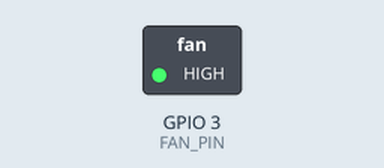
Simulated run of this program. Board: Raspberry Pi (BCM pin numbers). On the bench: switched loads named in the program (green lamp = pin HIGH). Dashed ring = blinking.

Above: at 0.5 s.
Timing chart, 0 to 4.6 s (numbered marks = the images above):
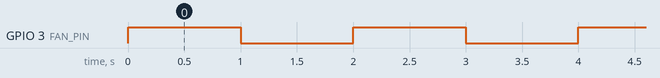

The program:

BlinkLedTest.py
```python
import RPi.GPIO as GPIO # Import Raspberry Pi GPIO library
from time import sleep # Import the sleep function from the time module

FAN_PIN = 3


GPIO.setwarnings(False) # Ignore warning for now
GPIO.setmode(GPIO.BCM) # Use physical pin numbering
GPIO.setup(FAN_PIN, GPIO.OUT, initial=GPIO.LOW) # Set pin 8 to be an output pin and set initial value to low (off)

while True: # Run forever
	GPIO.output(FAN_PIN, GPIO.HIGH) # Turn on
	sleep(1) # Sleep for 1 second
	GPIO.output(FAN_PIN, GPIO.LOW) # Turn off
	sleep(1) # Sleep for 1 second
```

Measured:
- by itself, GPIO 3 (FAN_PIN): alternates HIGH for 1.0 s and LOW for 1.0 s
